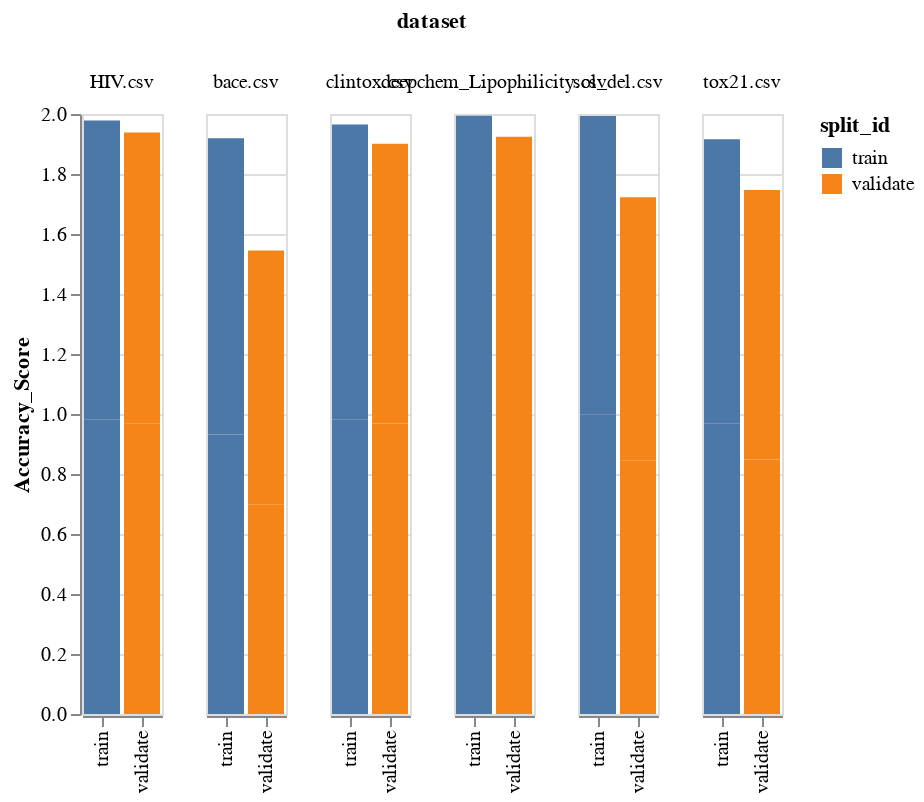

Notebook cell for this chart:
### Code cell
# need to come back and optimize the visualizations, but thinking something like multiple facets for each score type
# I also need to rotate text to avoid overlap

alt.Chart(df).mark_bar().encode(
    y = "Accuracy_Score:Q",
    x = alt.X("split_id:N", title= None),
    color = "split_id:N",
    column =  alt.Row("dataset:N")
)

### Figure 1 — Vega-Lite specification as saved in the notebook (floating-point values rounded to 4 significant figures)
{"config": {"view": {"continuousWidth": 400, "continuousHeight": 300}}, "data": {"name": "data-6f1ca9f6362f093ea5cd413f65fc2d2d"}, "mark": "bar", "encoding": {"color": {"field": "split_id", "type": "nominal"}, "column": {"field": "dataset", "type": "nominal"}, "x": {"field": "split_id", "title": null, "type": "nominal"}, "y": {"field": "Accuracy_Score", "type": "quantitative"}}, "$schema": "https://vega.github.io/schema/vega-lite/v4.17.0.json", "datasets": {"data-6f1ca9f6362f093ea5cd413f65fc2d2d": [{"result_file": "bace-cluster-train-pred.csv", "dataset": "bace.csv", "Accuracy_Score": 0.9316, "F1_Score": 0.9484, "ROC_AUC_Score": 0.9199, "Log_Loss_Score": 2.362, "split_id": "train", "split_type": "custer"}, {"result_file": "bace-cluster-validate-pred.csv", "dataset": "bace.csv", "Accuracy_Score": 0.6991, "F1_Score": 0.8023, "ROC_AUC_Score": 0.5827, "Log_Loss_Score": 10.39, "split_id": "validate", "split_type": "custer"}, {"result_file": "bace-random-train-pred.csv", "dataset": "bace.csv", "Accuracy_Score": 0.9876, "F1_Score": 0.9907, "ROC_AUC_Score": 0.982, "Log_Loss_Score": 0.4297, "split_id": "train", "split_type": "random"}, {"result_file": "bace-random-validate-pred.csv", "dataset": "bace.csv", "Accuracy_Score": 0.8458, "F1_Score": 0.893, "ROC_AUC_Score": 0.7919, "Log_Loss_Score": 5.325, "split_id": "validate", "split_type": "random"}, {"result_file": "clintox-cluster-train-pred.csv", "dataset": "clintox.csv", "Accuracy_Score": 0.9809, "F1_Score": 0.8824, "ROC_AUC_Score": 0.9247, "Log_Loss_Score": 0.6595, "split_id": "train", "split_type": "custer"}, {"result_file": "clintox-cluster-validate-pred.csv", "dataset": "clintox.csv", "Accuracy_Score": 0.9683, "F1_Score": 0.0, "ROC_AUC_Score": 0.5, "Log_Loss_Score": 1.094, "split_id": "validate", "split_type": "custer"}, {"result_file": "clintox-random-train-pred.csv", "dataset": "clintox.csv", "Accuracy_Score": 0.9841, "F1_Score": 0.902, "ROC_AUC_Score": 0.9388, "Log_Loss_Score": 0.55, "split_id": "train", "split_type": "random"}, {"result_file": "clintox-random-validate-pred.csv", "dataset": "clintox.csv", "Accuracy_Score": 0.9324, "F1_Score": 0.2857, "ROC_AUC_Score": 0.6641, "Log_Loss_Score": 2.334, "split_id": "validate", "split_type": "random"}, {"result_file": "deepchem_Lipophilicity-cluster-train-pred.csv", "dataset": "deepchem_Lipophilicity.csv", "Accuracy_Score": 0.9964, "F1_Score": 0.9981, "ROC_AUC_Score": 0.9546, "Log_Loss_Score": 0.1258, "split_id": "train", "split_type": "custer"}, {"result_file": "deepchem_Lipophilicity-cluster-validate-pred.csv", "dataset": "deepchem_Lipophilicity.csv", "Accuracy_Score": 0.9635, "F1_Score": 0.9814, "ROC_AUC_Score": 0.5, "Log_Loss_Score": 1.261, "split_id": "validate", "split_type": "custer"}, {"result_file": "deepchem_Lipophilicity-random-train-pred.csv", "dataset": "deepchem_Lipophilicity.csv", "Accuracy_Score": 0.998, "F1_Score": 0.999, "ROC_AUC_Score": 0.9715, "Log_Loss_Score": 0.06772, "split_id": "train", "split_type": "random"}, {"result_file": "deepchem_Lipophilicity-random-validate-pred.csv", "dataset": "deepchem_Lipophilicity.csv", "Accuracy_Score": 0.9603, "F1_Score": 0.9797, "ROC_AUC_Score": 0.5413, "Log_Loss_Score": 1.371, "split_id": "validate", "split_type": "random"}, {"result_file": "HIV-cluster-train-pred.csv", "dataset": "HIV.csv", "Accuracy_Score": 0.9829, "F1_Score": 0.693, "ROC_AUC_Score": 0.7777, "Log_Loss_Score": 0.5918, "split_id": "train", "split_type": "custer"}, {"result_file": "HIV-cluster-validate-pred.csv", "dataset": "HIV.csv", "Accuracy_Score": 0.9674, "F1_Score": 0.3777, "ROC_AUC_Score": 0.6299, "Log_Loss_Score": 1.125, "split_id": "validate", "split_type": "custer"}, {"result_file": "HIV-random-train-pred.csv", "dataset": "HIV.csv", "Accuracy_Score": 0.9959, "F1_Score": 0.9383, "ROC_AUC_Score": 0.9541, "Log_Loss_Score": 0.1433, "split_id": "train", "split_type": "random"}, {"result_file": "HIV-random-validate-pred.csv", "dataset": "HIV.csv", "Accuracy_Score": 0.9708, "F1_Score": 0.5028, "ROC_AUC_Score": 0.6944, "Log_Loss_Score": 1.008, "split_id": "validate", "split_type": "random"}, {"result_file": "sol_del-cluster-train-pred.csv", "dataset": "sol_del.csv", "Accuracy_Score": 0.9979, "F1_Score": 0.9932, "ROC_AUC_Score": 0.996, "Log_Loss_Score": 0.07203, "split_id": "train", "split_type": "custer"}, {"result_file": "sol_del-cluster-validate-pred.csv", "dataset": "sol_del.csv", "Accuracy_Score": 0.8462, "F1_Score": 0.5938, "ROC_AUC_Score": 0.7205, "Log_Loss_Score": 5.314, "split_id": "validate", "split_type": "custer"}, {"result_file": "sol_del-random-train-pred.csv", "dataset": "sol_del.csv", "Accuracy_Score": 0.9958, "F1_Score": 0.987, "ROC_AUC_Score": 0.9949, "Log_Loss_Score": 0.1442, "split_id": "train", "split_type": "random"}, {"result_file": "sol_del-random-validate-pred.csv", "dataset": "sol_del.csv", "Accuracy_Score": 0.8765, "F1_Score": 0.5882, "ROC_AUC_Score": 0.7199, "Log_Loss_Score": 4.267, "split_id": "validate", "split_type": "random"}, {"result_file": "tox21-cluster-train-pred.csv", "dataset": "tox21.csv", "Accuracy_Score": 0.9673, "F1_Score": 0.8392, "ROC_AUC_Score": 0.8778, "Log_Loss_Score": 1.129, "split_id": "train", "split_type": "custer"}, {"result_file": "tox21-cluster-validate-pred.csv", "dataset": "tox21.csv", "Accuracy_Score": 0.8483, "F1_Score": 0.4157, "ROC_AUC_Score": 0.6487, "Log_Loss_Score": 5.241, "split_id": "validate", "split_type": "custer"}, {"result_file": "tox21-random-train-pred.csv", "dataset": "tox21.csv", "Accuracy_Score": 0.9484, "F1_Score": 0.7305, "ROC_AUC_Score": 0.7969, "Log_Loss_Score": 1.781, "split_id": "train", "split_type": "random"}, {"result_file": "tox21-random-validate-pred.csv", "dataset": "tox21.csv", "Accuracy_Score": 0.8983, "F1_Score": 0.4253, "ROC_AUC_Score": 0.645, "Log_Loss_Score": 3.514, "split_id": "validate", "split_type": "random"}]}}
